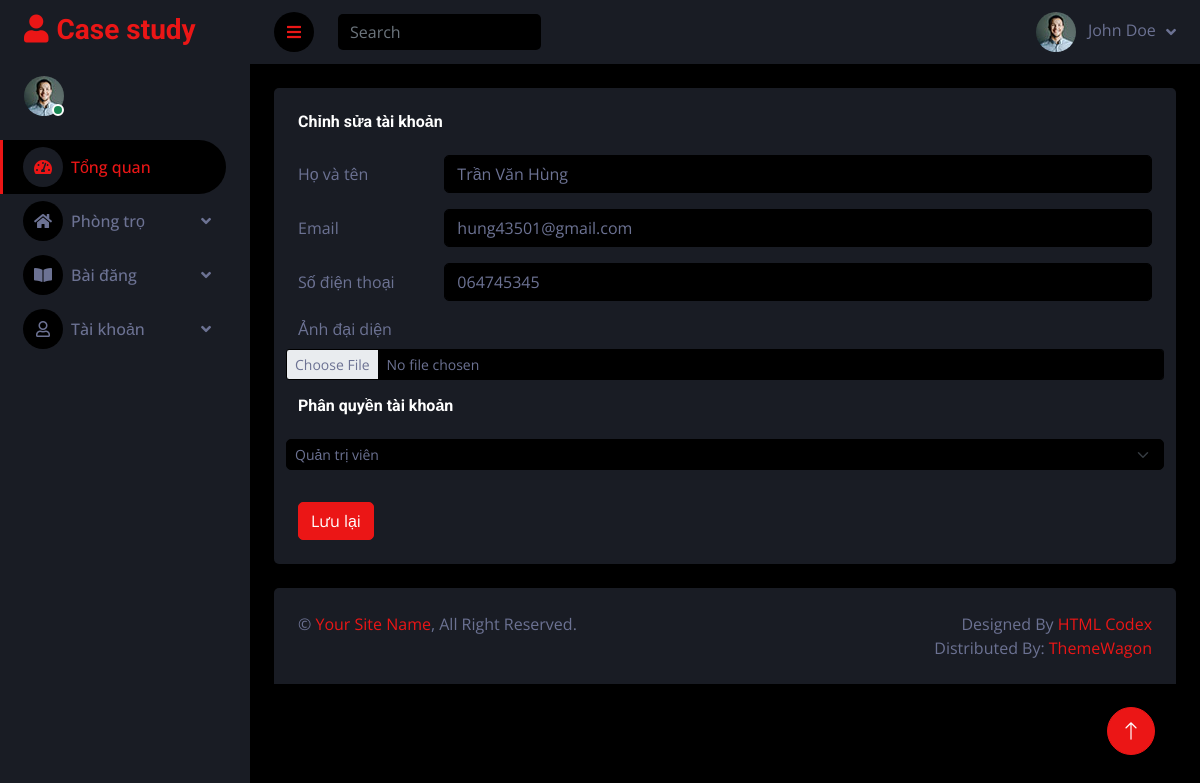
Screenshot of /admin/edit_account.php?id=1 with the database file from the repository.
### tables this page shows
CREATE TABLE `user` (
  `id` int(11) NOT NULL,
  `name` varchar(255) NOT NULL,
  `username` varchar(255) NOT NULL,
  `email` varchar(255) NOT NULL,
  `password` varchar(255) NOT NULL,
  `role` int(11) NOT NULL,
  `phone` varchar(255) NOT NULL,
  `avartar` varchar(255) NOT NULL,
  `login_attempts` int(11) NOT NULL DEFAULT 0,
  `last_attempts` timestamp NOT NULL DEFAULT current_timestamp() ON UPDATE current_timestamp()
);

### admin/edit_account.php (the view, shortened to what this page needs)
<?php
include "../config/db_connect.php";
if (isset($_GET['id'])) {
    $id = $_GET['id'];
    $sql = "SELECT * FROM user WHERE id ='$id';";
    $query = mysqli_query($conn, $sql);
    $row = mysqli_fetch_assoc($query);
}
?>
<!DOCTYPE html>
<html lang="en">
<head>
    <link href="https://cdnjs.cloudflare.com/ajax/libs/font-awesome/5.10.0/css/all.min.css" rel="stylesheet">
    <link href="https://cdn.jsdelivr.net/npm/bootstrap-icons@1.4.1/font/bootstrap-icons.css" rel="stylesheet">
    <link href="lib/owlcarousel/assets/owl.carousel.min.css" rel="stylesheet">
    <link href="lib/tempusdominus/css/tempusdominus-bootstrap-4.min.css" rel="stylesheet" />
    <link href="css/bootstrap.min.css" rel="stylesheet">
    <link href="css/style.css" rel="stylesheet">
</head>
<body>
    <div class="container-fluid position-relative d-flex p-0">
        <div class="sidebar pe-4 pb-3">
            <nav class="navbar bg-secondary navbar-dark">
                <a href="index.html" class="navbar-brand mx-4 mb-3">
                    <h3 class="text-primary"><i class="fa fa-user me-2"></i>Case study</h3>
                </a>
                <div class="d-flex align-items-center ms-4 mb-4">
                    <div class="position-relative">
                        <img class="rounded-circle" src="img/user.jpg" alt="" style="width: 40px; height: 40px;">
                        <div class="bg-success rounded-circle border border-2 border-white position-absolute end-0 bottom-0 p-1"></div>
                    </div>
                </div>
                <?php include "menu.php" ?>
            </nav>
        </div>
        <div class="content">
            <nav class="navbar navbar-expand bg-secondary navbar-dark sticky-top px-4 py-0">
                <a href="#" class="sidebar-toggler flex-shrink-0">
                    <i class="fa fa-bars"></i>
                </a>
                <form class="d-none d-md-flex ms-4">
                    <input class="form-control bg-dark border-0" type="search" placeholder="Search">
                </form>
                <div class="navbar-nav align-items-center ms-auto">
                    <div class="nav-item dropdown">
                        <a href="#" class="nav-link dropdown-toggle" data-bs-toggle="dropdown">
                            <img class="rounded-circle me-lg-2" src="img/user.jpg" alt="" style="width: 40px; height: 40px;">
                            <span class="d-none d-lg-inline-flex">John Doe</span>
                        </a>
                    </div>
                </div>
            </nav>
            <div class="container-fluid pt-4 px-4">
                <div class="row g-4">
                    <div class="col-sm-12 col-xl-12">
                        <div class="bg-secondary rounded h-100 p-4">
                            <h6 class="mb-4">Chỉnh sửa tài khoản</h6>
                            <form action="" method="post" enctype="multipart/form-data">
                                <div class="row mb-3">
                                    <label for="inputEmail3" class="col-sm-2 col-form-label">Họ và tên</label>
                                    <div class="col-sm-10">
                                        <input type="text" class="form-control" id="inputEmail3" name="name" value="<?php echo $row['name'] ?>">
                                    </div>
                                </div>
                                <div class="row mb-3">
                                    <label for="inputPassword3" class="col-sm-2 col-form-label">Email </label>
                                    <div class="col-sm-10">
                                        <input type="text" class="form-control" id="inputPassword3" name="email" value="<?php echo $row['email'] ?>">
                                    </div>
                                </div>
                                <div class="row mb-3">
                                    <label for="inputPassword3" class="col-sm-2 col-form-label">Số điện thoại </label>
                                    <div class="col-sm-10">
                                        <input type="text" class="form-control" id="inputPassword3" name="phone" value="<?php echo $row['phone'] ?>">
                                    </div>
                                </div>
                                <div class="row mb-3">
                                    <label for="formFileSm" class="form-label">Ảnh đại diện</label>
                                    <input class="form-control form-control-sm bg-dark" id="formFileSm" type="file" name="image">
                                </div>
                                <div class="row mb-3">
                                    <h6 class="mb-4">Phân quyền tài khoản</h6>
                                    <select class="form-select form-select-sm mb-3" aria-label=".form-select-sm example" name="role">\
                                        <?php if ($row['role'] == 1) { ?>
                                            <option selected value="1">Quản trị viên</option>
                                        <?php } else { ?>
                                            <option selected="0">Người dùng</option>
                                            <option value="1">Quản trị viên</option>
                                        <?php } ?>
                                    </select>
                                </div>
                                <button type="submit" class="btn btn-primary">Lưu lại</button>
                            </form>
                        </div>
                    </div>
                </div>
            </div>
            <div class="container-fluid pt-4 px-4">
                <div class="bg-secondary rounded-top p-4">
                    <div class="row">
                        <div class="col-12 col-sm-6 text-center text-sm-start">
                            &copy; <a href="#">Your Site Name</a>, All Right Reserved.
                        </div>
                        <div class="col-12 col-sm-6 text-center text-sm-end">
                            Designed By <a href="https://htmlcodex.com">HTML Codex</a>
                            <br>Distributed By: <a href="https://themewagon.com" target="_blank">ThemeWagon</a>
                        </div>
                    </div>
                </div>
            </div>
        </div>
        <a href="#" class="btn btn-lg btn-primary btn-lg-square back-to-top"><i class="bi bi-arrow-up"></i></a>
    </div>
</body>
</html>

### admin/css/style.css (style rules this page uses)
:root { --primary: #EB1616; --secondary: #191C24; --light: #6C7293; --dark: #000000; }
.back-to-top { position: fixed; display: none; right: 45px; bottom: 45px; z-index: 99; }
.btn { transition: .5s; }
.btn-lg-square { width: 48px; height: 48px; }
.btn-square, .btn-sm-square, .btn-lg-square { padding: 0; display: inline-flex; align-items: center; justify-content: center; font-weight: normal; border-radius: 50px; }
.sidebar { position: fixed; top: 0; left: 0; bottom: 0; width: 250px; height: 100vh; overflow-y: auto; background: var(--secondary); transition: 0.5s; z-index: 999; }
.content { margin-left: 250px; min-height: 100vh; background: var(--dark); transition: 0.5s; }
@media (min-width: 992px) { .sidebar { margin-left: 0; } }
@media (min-width: 992px) { .content { width: calc(100% - 250px); } }
.content .navbar .navbar-nav .nav-link { margin-left: 25px; padding: 12px 0; color: var(--light); outline: none; }
.content .navbar .sidebar-toggler, .content .navbar .navbar-nav .nav-link i { width: 40px; height: 40px; display: inline-flex; align-items: center; justify-content: center; background: var(--dark); border-radius: 40px; }
.content .navbar .dropdown-toggle::after { margin-left: 6px; vertical-align: middle; border: none; content: "\f107"; font-family: "Font Awesome 5 Free"; font-weight: 900; transition: .5s; }

### rows the page displays
user: name "Trần Văn Hùng", email "hung43501@gmail.com", phone "064745345", role "Quản trị viên"
